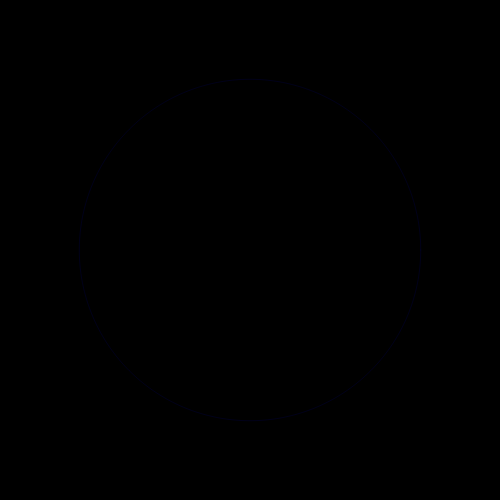
Frame 1 (no input)
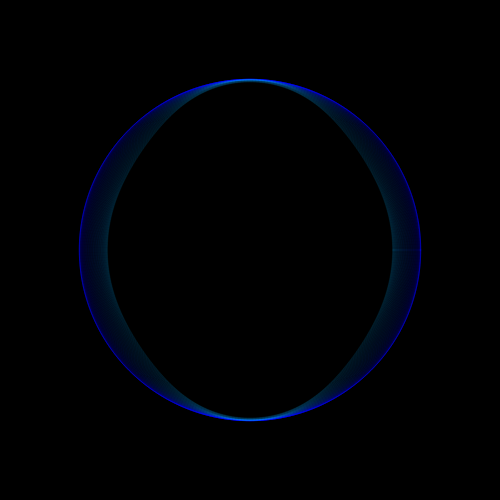
Frame 60 (no input)
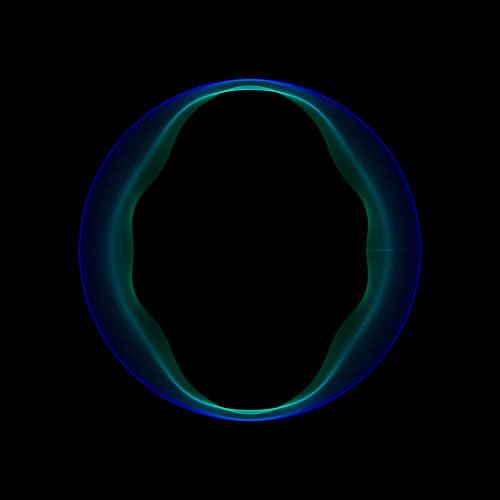
Frame 120 (the mouse pressed at the canvas centre since frame 60)

The p5.js sketch that drew these frames (run headless with seeded random() and noise() and a simulated clock; from frame 60 on, the mouse is pressed at the canvas centre):

// p5.js sketch
// ── sketch.js
let n = 0;
let nS = 0;
let up = true;

function setup() {
    createCanvas(500,500);
    background(0);
    colorMode(HSB, 360, 100, 100, 1);
    //noLoop();
    offScale = createSlider(0, 20, 0, .01);
    offScale.position(20, height + 20);
}

function draw() {
    //background(0);
    //let colVal = map(noiseVal, 0, 1, 0, 255);



    push();
        translate(width/2, height/2);
        strokeWeight(1);
        noFill();
        beginShape();
        for(let j = 0; j < TWO_PI; j += PI/180) {
            let xOff = cos(j);
            let yOff = sin(j);
            let r = noise(xOff*nS, yOff*nS);
            let col = map(r, 0, 1, 0, 360);
            r = map(r, 0, 1, 10, 250);
            x = r * cos(j);
            y = r * sin(j);
            stroke(col, 100, 100, .1);
            vertex(x, y);
        }
        endShape();
    pop();


    if(nS >= 2) {
        up = false;
    }
    if(nS <= 0) {
        up = true;
    }

    if(up) {
        if(nS > .5) {
            nS += .05
        } else if(nS < .0001) {
            nS += .00002
        } else {
            nS += .003
        }
    } else {
        if(nS > .5) {
            nS -= .05
        } else if(nS < .0001) {
            nS -= .00002
        } else {
            nS -= .003
        }
    }

}

function mouseReleased() {
    console.log("here");
    background(0);
    redraw();
}
